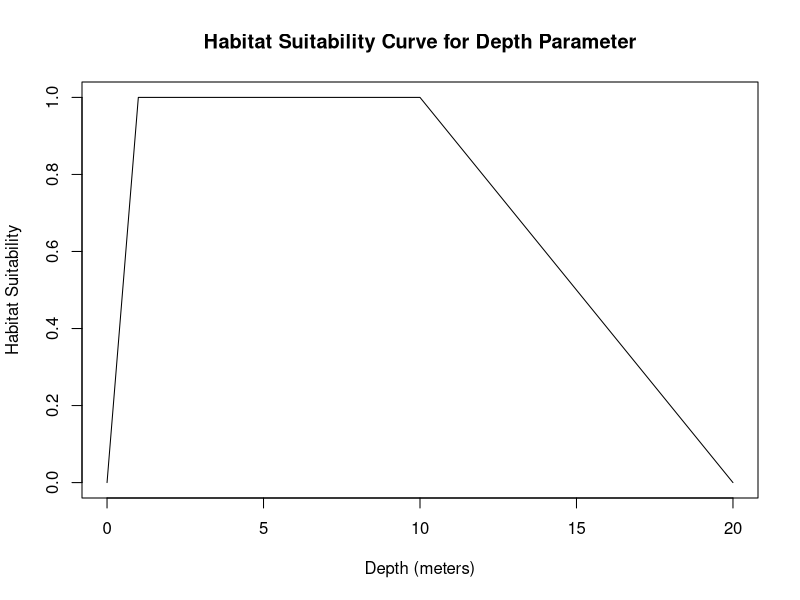
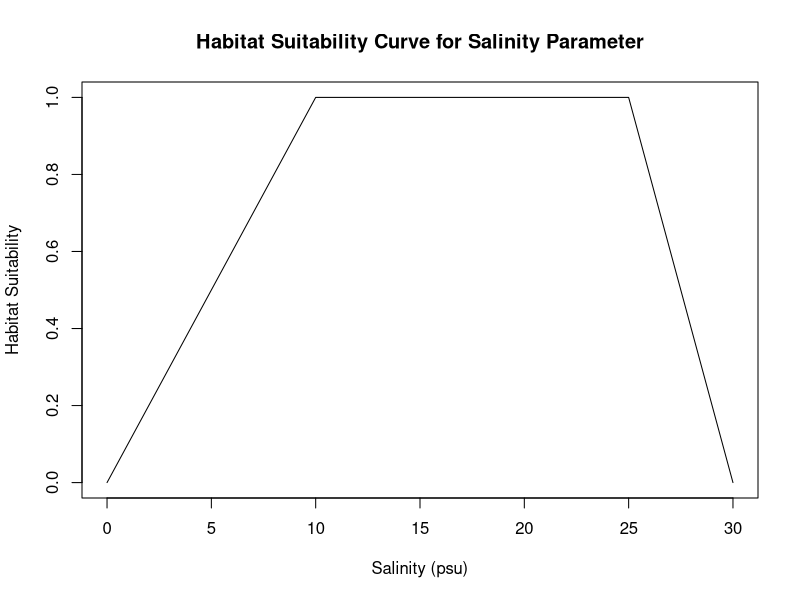
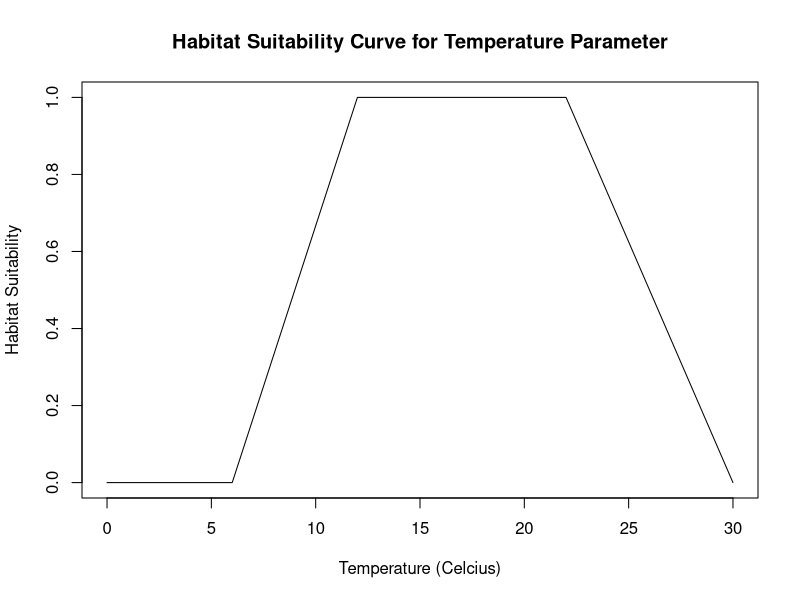
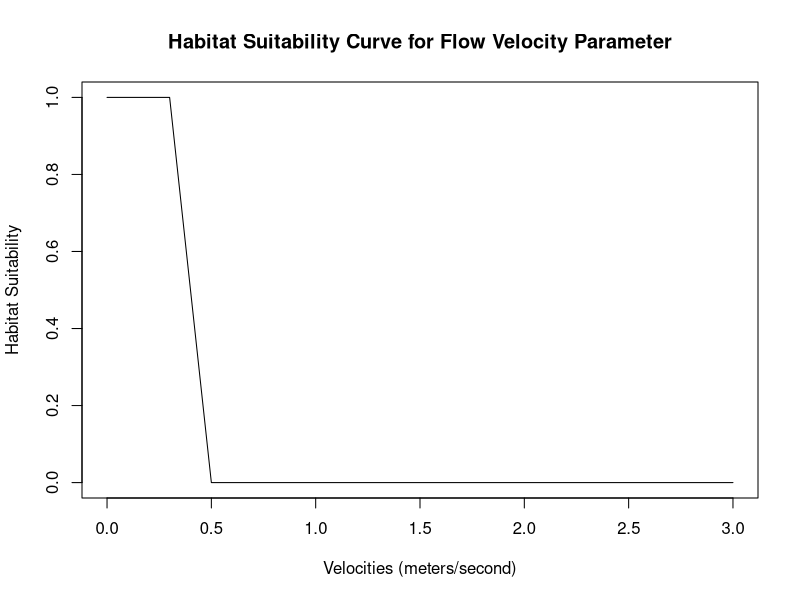
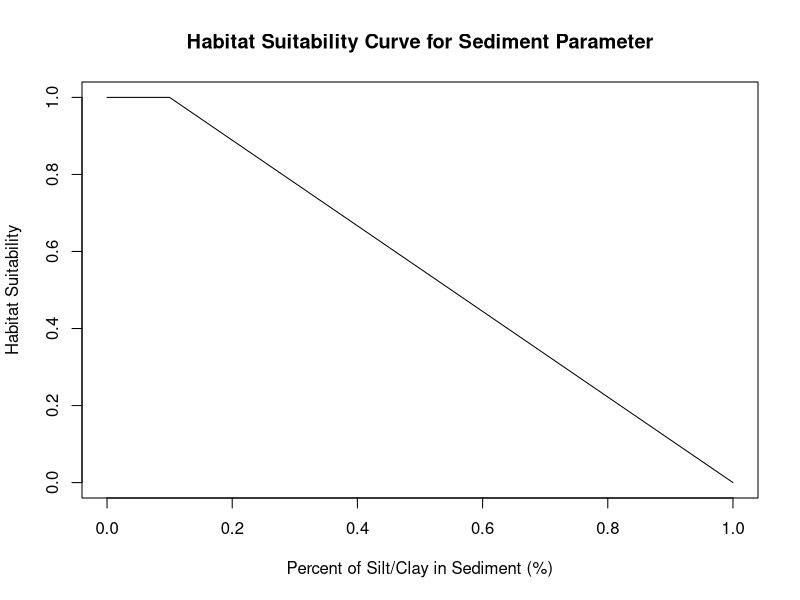

These charts were generated, in order, by the following R code:
## ---- chunk 1
#depth_range <- c(0.305,0.61)#in meters
depth <- (0.305+1)/2 #average between min & max
depth_suitability_curve <- function(depth) {
  # Define the optimal range for depth
  optimal_depth_range <- c(1, 10) # meters

  # Define the lower and upper thresholds for depth
  lower_threshold <- 0 # meters
  upper_threshold <- 20 # meters

  # Compute the habitat suitability score based on depth
  if (depth < lower_threshold | depth > upper_threshold) {
    suitability_score <- 0
  } else if (depth >= optimal_depth_range[1] & depth <= optimal_depth_range[2]) {
    suitability_score <- 1
  } else if (depth < optimal_depth_range[1]) {
    suitability_score <- (depth - lower_threshold) / (optimal_depth_range[1] - lower_threshold)
  } else if (depth > optimal_depth_range[2]) {
    suitability_score <- (upper_threshold - depth) / (upper_threshold - optimal_depth_range[2])
  }

  return(suitability_score)
}
plot_depth_suitability_curve <- function() {
  # Define the range of depths to plot
  depths <- seq(0, 20, by = 0.01)

  # Compute the habitat suitability score for each depth value
  suitability_scores <- sapply(depths, depth_suitability_curve)

  # Plot the suitability scores as a curve
  plot(depths, suitability_scores, type = "l", xlab = "Depth (meters)", ylab = "Habitat Suitability", ylim=c(0,1),
       main = "Habitat Suitability Curve for Depth Parameter")
}
plot_depth_suitability_curve()
## ---- chunk 2
#optimal Salinity range from 0.0psu-0.5psu
Salinity <- (0+0.5)/2 #average between min & max
salinity_suitability_curve <- function(Salinity,optimal_salinity_range) {
  # Define the optimal range for Salinity
  optimal_salinity_range <- c(10, 25) #psu

  # Define the lower and upper thresholds for Salinity
  lower_threshold <- 0 # psu
  upper_threshold <- 30 # psu

  # Compute the habitat suitability score based on Salinity
  if (Salinity < lower_threshold | Salinity > upper_threshold) {
    suitability_score <- 0
  } else if (Salinity >= optimal_salinity_range[1] & Salinity <= optimal_salinity_range[2]) {
    suitability_score <- 1
  } else if (Salinity < optimal_salinity_range[1]) {
    suitability_score <- (Salinity - lower_threshold) / (optimal_salinity_range[1] - lower_threshold)
  } else if (Salinity > optimal_salinity_range[2]) {
    suitability_score <- (upper_threshold - Salinity) / (upper_threshold - optimal_salinity_range[2])
  }

  return(suitability_score)
}
plot_salinity_suitability_curve <- function() {
  # Define the range of Salinities to plot
  Salinities <- seq(0, 30, by = 0.01)

  # Compute the habitat suitability score for each depth value
  suitability_scores <- sapply(Salinities, salinity_suitability_curve)

  # Plot the suitability scores as a curve
  plot(Salinities, suitability_scores, type = "l", xlab = "Salinity (psu)", ylab = "Habitat Suitability", ylim=c(0,1),
       main = "Habitat Suitability Curve for Salinity Parameter")
}
plot_salinity_suitability_curve()
## ---- chunk 3
#optimal temperature range from 0.0psu-0.5psu
temperature <- (6+15)/2 #average between min & max
temperature_suitability_curve <- function(temperature,optimal_temp_range) {
  # Define the optimal range for temperature
  optimal_temp_range <- c(12,22) #celcius

  # Define the lower and upper thresholds for temperature
  lower_threshold <- 6 # psu
  upper_threshold <- 30 # psu

  # Compute the habitat suitability score based on temperature
  if (temperature < lower_threshold | temperature > upper_threshold) {
    suitability_score <- 0
  } else if (temperature >= optimal_temp_range[1] & temperature <= optimal_temp_range[2]) {
    suitability_score <- 1
  } else if (temperature < optimal_temp_range[1]) {
    suitability_score <- (temperature - lower_threshold) / (optimal_temp_range[1] - lower_threshold)
  } else if (temperature > optimal_temp_range[2]) {
    suitability_score <- (upper_threshold - temperature) / (upper_threshold - optimal_temp_range[2])
  }

  return(suitability_score)
}
plot_temperature_suitability_curve <- function() {
  # Define the range of temperature to plot
  temps <- seq(0, 30, by = 0.01)

  # Compute the habitat suitability score for each depth value
  suitability_scores <- sapply(temps, temperature_suitability_curve)

  # Plot the suitability scores as a curve
  plot(temps, suitability_scores, type = "l", xlab = "Temperature (Celcius)", ylab = "Habitat Suitability", ylim=c(0,1),
       main = "Habitat Suitability Curve for Temperature Parameter")
}
plot_temperature_suitability_curve()
## ---- chunk 4
#depth_range <- c(0.305,0.61)#in meters
flow_velocity <- (0.3-0.9)/2 #average between min & max
flow_velocity_suitability <- function(flow_velocity) {
  # Define the optimal range for depth
  optimal_velocity_range <- c(0, 0.3) # meters/second

  # Define the lower and upper thresholds for depth
  lower_threshold <- 0 # meters/second
  upper_threshold <- 0.5 # meters/second

  # Compute the habitat suitability score based on depth
  if (flow_velocity < lower_threshold | flow_velocity > upper_threshold) {
    suitability_score <- 0
  } else if (flow_velocity >= optimal_velocity_range[1] & flow_velocity <= optimal_velocity_range[2]) {
    suitability_score <- 1
  } else if (flow_velocity < optimal_velocity_range[1]) {
    suitability_score <- (flow_velocity - lower_threshold) / (optimal_velocity_range[1] - lower_threshold)
  } else if (flow_velocity > optimal_velocity_range[2]) {
    suitability_score <- (upper_threshold - flow_velocity) / (upper_threshold - optimal_velocity_range[2])
  }

  return(suitability_score)
}
plot_Velocity_suitability_curve <- function() {
  # Define the range of depths to plot
  velocities <- seq(0,3, by = 0.01)

  # Compute the habitat suitability score for each depth value
  suitability_scores <- sapply(velocities, flow_velocity_suitability)

  # Plot the suitability scores as a curve
  plot(velocities, suitability_scores, type = "l", xlab = "Velocities (meters/second)", ylab = "Habitat Suitability", ylim=c(0,1),
       main = "Habitat Suitability Curve for Flow Velocity Parameter")
}
plot_Velocity_suitability_curve()
## ---- chunk 5
#depth_range <- c(0.305,0.61)#in meters
SiltClay_per <- (0-0.1)/2 #average between min & max
siltclay_suitability <- function(SiltClay_per) {
  # Define the optimal range for depth
  optimal_siltclay_range <- c(0, 0.1) # percent

  # Define the lower and upper thresholds for silt clay percentage
  lower_threshold <- 0 # meters/second
  upper_threshold <- 1 # meters/second

  # Compute the habitat suitability score based on depth
  if (SiltClay_per < lower_threshold | SiltClay_per > upper_threshold) {
    suitability_score <- 0
  } else if (SiltClay_per >= optimal_siltclay_range[1] & SiltClay_per <= optimal_siltclay_range[2]) {
    suitability_score <- 1
  } else if (SiltClay_per < optimal_siltclay_range[1]) {
    suitability_score <- (SiltClay_per - lower_threshold) / (optimal_siltclay_range[1] - lower_threshold)
  } else if (SiltClay_per > optimal_siltclay_range[2]) {
    suitability_score <- (upper_threshold - SiltClay_per) / (upper_threshold - optimal_siltclay_range[2])
  }

  return(suitability_score)
}
plot_SiltClay_suitability_curve <- function() {
  # Define the range of depths to plot
  siltclay_percentile <- seq(0,1, by = 0.01)

  # Compute the habitat suitability score for each depth value
  suitability_scores <- sapply(siltclay_percentile, siltclay_suitability)

  # Plot the suitability scores as a curve
  plot(siltclay_percentile, suitability_scores, type = "l", xlab = "Percent of Silt/Clay in Sediment (%)", ylab = "Habitat Suitability", ylim=c(0,1),
       main = "Habitat Suitability Curve for Sediment Parameter")
}
plot_SiltClay_suitability_curve()
